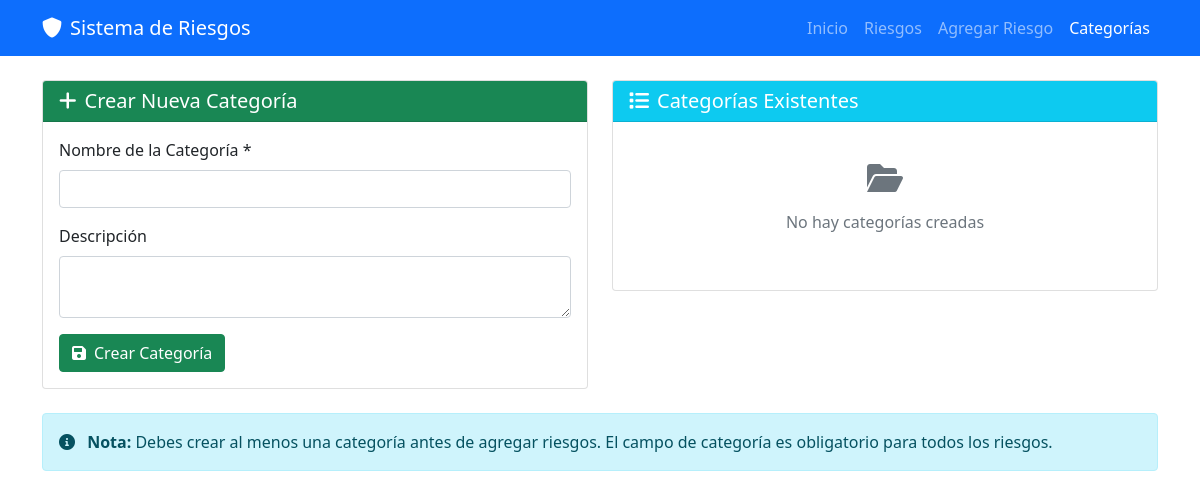
Page /categories-manager on the earlier database version.
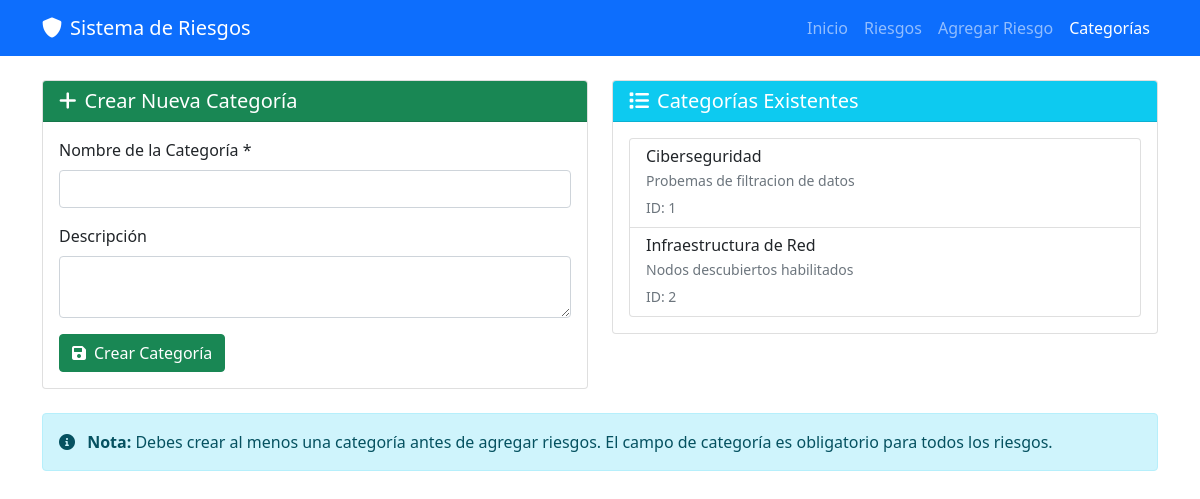
Same page on the later database version.
### app/models.py (models this page shows)
class RiskCategory(Base):
    __tablename__ = "risk_categories"
    id = Column(Integer, primary_key=True, index=True)
    name = Column(String(100), unique=True, index=True)
    description = Column(String(500))
    risks = relationship("Risk", back_populates="category")

### app/main.py (the view)
@app.get("/categories-manager", response_class=HTMLResponse)
async def categories_manager(request: Request, db: Session = Depends(get_db)):
    categories = crud.get_categories(db)
    return templates.TemplateResponse("categories.html", {"request": request, "categories": categories})

### templates/categories.html (shortened to what this page needs)
<!DOCTYPE html>
<html lang="es">
<head>
    <link href="https://cdn.jsdelivr.net/npm/bootstrap@5.1.3/dist/css/bootstrap.min.css" rel="stylesheet">
    <link href="https://cdnjs.cloudflare.com/ajax/libs/font-awesome/6.0.0/css/all.min.css" rel="stylesheet">
</head>
<body>
    <nav class="navbar navbar-expand-lg navbar-dark bg-primary">
        <div class="container">
            <a class="navbar-brand" href="/">
                <i class="fas fa-shield-alt me-2"></i>Sistema de Riesgos
            </a>
            <div class="navbar-nav">
                <a class="nav-link" href="/">Inicio</a>
                <a class="nav-link" href="/risks">Riesgos</a>
                <a class="nav-link" href="/add-risk">Agregar Riesgo</a>
                <a class="nav-link active" href="/categories-manager">Categorías</a>
            </div>
        </div>
    </nav>
    <div class="container my-4">
        <div class="row">
            <div class="col-md-6">
                <div class="card">
                    <div class="card-header bg-success text-white">
                        <h5 class="mb-0"><i class="fas fa-plus me-2"></i>Crear Nueva Categoría</h5>
                    </div>
                    <div class="card-body">
                        <form action="/create-category" method="post">
                            <div class="mb-3">
                                <label class="form-label">Nombre de la Categoría *</label>
                                <input type="text" class="form-control" name="name" required>
                            </div>
                            <div class="mb-3">
                                <label class="form-label">Descripción</label>
                                <textarea class="form-control" name="description" rows="2"></textarea>
                            </div>
                            <button type="submit" class="btn btn-success">
                                <i class="fas fa-save me-2"></i>Crear Categoría
                            </button>
                        </form>
                    </div>
                </div>
            </div>
            <div class="col-md-6">
                <div class="card">
                    <div class="card-header bg-info text-white">
                        <h5 class="mb-0"><i class="fas fa-list me-2"></i>Categorías Existentes</h5>
                    </div>
                    <div class="card-body">
                        {% if categories %}
                        <div class="list-group">
                            {% for category in categories %}
                            <div class="list-group-item">
                                <h6 class="mb-1">{{ category.name }}</h6>
                                <p class="mb-1 text-muted small">{{ category.description or 'Sin descripción' }}</p>
                                <small class="text-muted">ID: {{ category.id }}</small>
                            </div>
                            {% endfor %}
                        </div>
                        {% else %}
                        <div class="text-center py-4">
                            <i class="fas fa-folder-open fa-2x text-muted mb-3"></i>
                            <p class="text-muted">No hay categorías creadas</p>
                        </div>
                        {% endif %}
                    </div>
                </div>
            </div>
        </div>
        <div class="alert alert-info mt-4">
            <i class="fas fa-info-circle me-2"></i>
            <strong>Nota:</strong> Debes crear al menos una categoría antes de agregar riesgos.
            El campo de categoría es obligatorio para todos los riesgos.
        </div>
    </div>
</body>
</html>

Differences in the rows shown:
added RiskCategory: name "Ciberseguridad", description "Probemas de filtracion de datos", id "1"
added RiskCategory: name "Infraestructura de Red", description "Nodos descubiertos habilitados", id "2"
Other differences:
text no longer shown: "No hay categorías creadas"
